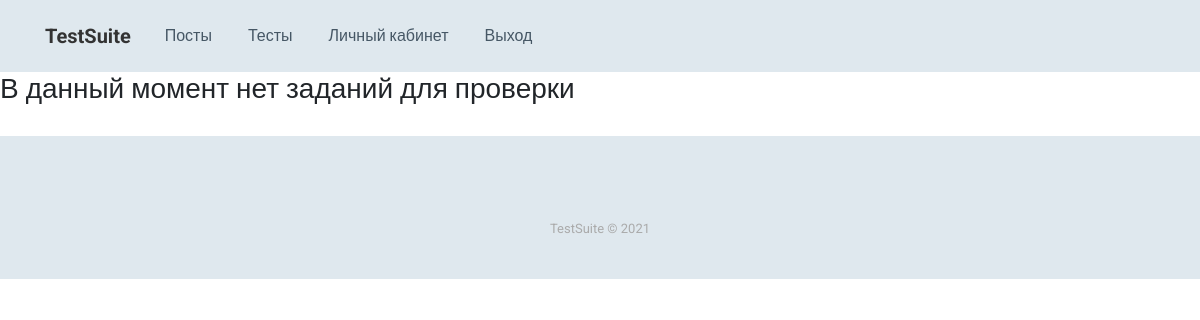
The app's page /user_unchecked_tests/17 (signed in), older data.
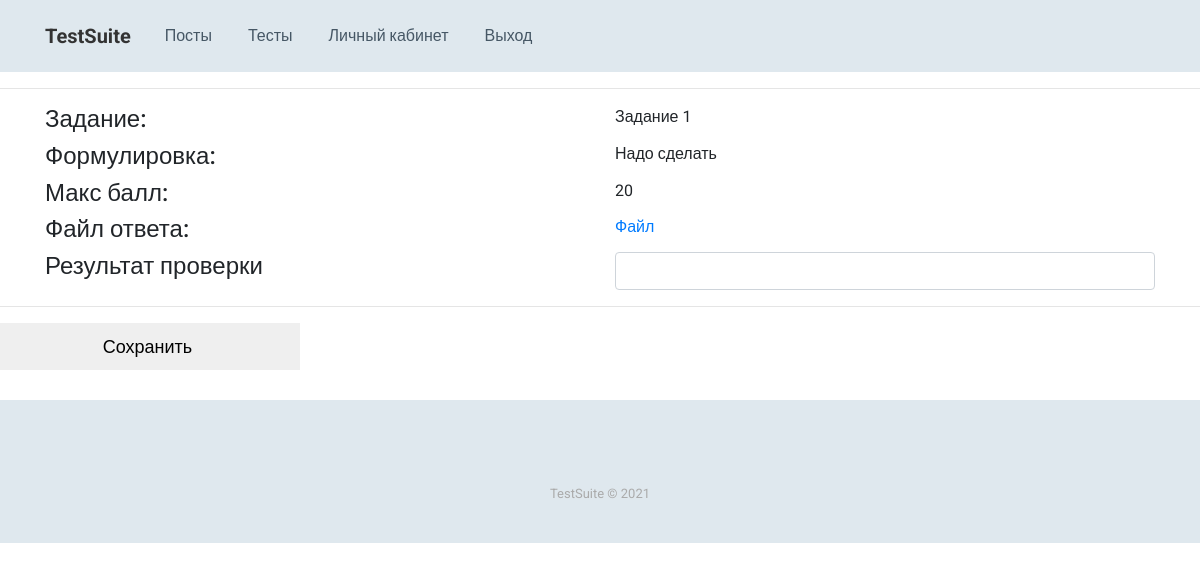
The same page, newer data.
### Tests/models.py (models this page shows, shortened)
class UserTestTask(models.Model):
    CHECK_TASK_CHOICES = [
        ('TE', 'Вручную'),
        ('CO', 'Автоматически')
    ]
    user_test_id = models.ForeignKey(UserTest, on_delete=models.CASCADE)
    type = models.CharField(max_length=20, choices=CHECK_TASK_CHOICES, verbose_name='Тип ответа')
    title = models.CharField(max_length=50, verbose_name='Заголовок')
    task_statement = models.TextField(verbose_name='Формулировка задания')
    points = models.IntegerField(verbose_name='Баллы задания')
    correct_answer = models.TextField(verbose_name='Правильный ответ')
    user_answer = models.TextField(verbose_name='Ответ пользователя')
    user_file = models.FileField(upload_to='Tests/static/Tests/user_files',verbose_name='Файл ответа')
    user_points = models.IntegerField(default=0, verbose_name='Полученные баллы')
    check_status = models.BooleanField(verbose_name='Статус проверки')
    class Meta:
        verbose_name = 'Задание пользователя'
        verbose_name_plural = 'Задания пользователя'

### Tests/views.py (the view, shortened to what this page needs)
# urls.py: url(r'user_unchecked_tests/\d+$', check_user_test),
@staff_member_required
def check_user_test(request):
    if request.method == 'GET':
        user_test_id = int(re.findall(r'/\w+/(\d+)', request.path)[0])
        unchecked_tasks = UserTestTask.objects.select_related('user_test_id').filter(
            user_test_id__id=user_test_id,
            check_status=False,
            type='TE'
        )
        context = {}
        if len(unchecked_tasks) == 0:
            context['notification'] = 'В данный момент нет заданий для проверки'
            return render(request, 'unchecked_test_tasks.html', context)
        context['queryset'] = unchecked_tasks
        return render(request, 'unchecked_test_tasks.html', context)

### Tests/templates/unchecked_test_tasks.html (shortened to what this page needs)
{% extends 'main.html' %}
{% block content %}
    {% if notification %}
        <h3>{{notification}}</h3>
    {% else %}
        <form method="POST" action="" enctype="multipart/form-data">
            <hr>
            {% for user_task in queryset %}
                <div class="container">
                    <div class="row">
                        <div class="col">
                            <h4>Задание: </h4>
                        </div>
                        <div class="col">
                            <div>{{user_task.title}}</div>
                        </div>
                    </div>
                    <div class="row">
                        <div class="col">
                            <h4>Формулировка: </h4>
                        </div>
                        <div class="col">
                            <div>{{user_task.task_statement}}</div>
                        </div>
                    </div>
                    <div class="row">
                        <div class="col">
                            <h4>Макс балл: </h4>
                        </div>
                        <div class="col">
                            <div>{{user_task.points}}</div>
                        </div>
                    </div>
                    <div class="row">
                        <div class="col">
                            <h4>Файл ответа:</h4>
                        </div>
                        <div class="col">
                            <div><a href="{{user_task.user_file.url}}">Файл</a></div>
                        </div>
                    </div>
                    <div class="row">
                        <div class="col">
                            <h4>Результат проверки</h4>
                        </div>
                        <div class="col">
                            <input class="form-control" type="number" name="task-{{user_task.id}}">
                        </div>
                    </div>
                </div>
                <hr>
            {% endfor %}
            <input type="submit" value="Сохранить">
        </form>
    {% endif %}
{% endblock %}

Row changes from the older to the newer data that the page shows:
added UserTestTask: title "Задание 1", task_statement "Надо сделать", points "20"
Text that changed along with them:
form field value: (not shown) → "Сохранить"
{{ notification }}: "В данный момент нет заданий для проверки" → (not shown)
